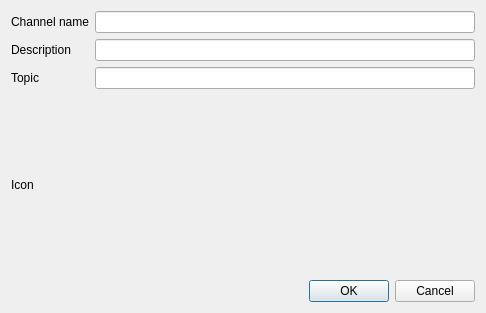
<?xml version="1.0" encoding="UTF-8"?>
<ui version="4.0">
 <class>NewPrivateChatChannelDialog</class>
 <widget class="QDialog" name="NewPrivateChatChannelDialog">
  <property name="geometry">
   <rect>
    <x>0</x>
    <y>0</y>
    <width>486</width>
    <height>313</height>
   </rect>
  </property>
  <property name="windowTitle">
   <string>Dialog</string>
  </property>
  <layout class="QGridLayout" name="gridLayout_2">
   <item row="0" column="0">
    <layout class="QGridLayout" name="gridLayout">
     <item row="1" column="1">
      <widget class="QLineEdit" name="channelDescription"/>
     </item>
     <item row="0" column="1">
      <widget class="QLineEdit" name="channelName"/>
     </item>
     <item row="3" column="0">
      <widget class="QLabel" name="label_3">
       <property name="text">
        <string>Icon</string>
       </property>
      </widget>
     </item>
     <item row="0" column="0">
      <widget class="QLabel" name="label">
       <property name="text">
        <string>Channel name</string>
       </property>
      </widget>
     </item>
     <item row="1" column="0">
      <widget class="QLabel" name="label_2">
       <property name="text">
        <string>Description</string>
       </property>
      </widget>
     </item>
     <item row="2" column="0">
      <widget class="QLabel" name="label_4">
       <property name="text">
        <string>Topic</string>
       </property>
      </widget>
     </item>
     <item row="2" column="1">
      <widget class="QLineEdit" name="channelTopic"/>
     </item>
    </layout>
   </item>
   <item row="1" column="0">
    <widget class="QDialogButtonBox" name="buttonBox">
     <property name="standardButtons">
      <set>QDialogButtonBox::Cancel|QDialogButtonBox::Ok</set>
     </property>
    </widget>
   </item>
  </layout>
 </widget>
 <resources/>
 <connections/>
</ui>
